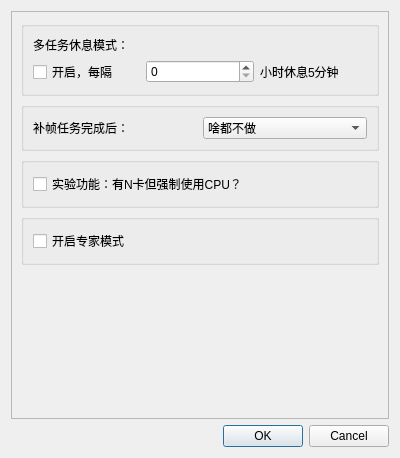
<?xml version="1.0" encoding="UTF-8"?>
<ui version="4.0">
 <class>Dialog</class>
 <widget class="QDialog" name="Dialog">
  <property name="geometry">
   <rect>
    <x>0</x>
    <y>0</y>
    <width>400</width>
    <height>458</height>
   </rect>
  </property>
  <property name="maximumSize">
   <size>
    <width>600</width>
    <height>23333</height>
   </size>
  </property>
  <property name="windowTitle">
   <string>Dialog</string>
  </property>
  <layout class="QGridLayout" name="gridLayout">
   <item row="0" column="0">
    <widget class="QScrollArea" name="scrollArea">
     <property name="sizePolicy">
      <sizepolicy hsizetype="Expanding" vsizetype="Preferred">
       <horstretch>0</horstretch>
       <verstretch>0</verstretch>
      </sizepolicy>
     </property>
     <property name="widgetResizable">
      <bool>true</bool>
     </property>
     <widget class="QWidget" name="scrollAreaWidgetContents">
      <property name="geometry">
       <rect>
        <x>0</x>
        <y>0</y>
        <width>380</width>
        <height>409</height>
       </rect>
      </property>
      <layout class="QVBoxLayout" name="verticalLayout_3">
       <item>
        <widget class="QGroupBox" name="groupBox">
         <property name="title">
          <string/>
         </property>
         <layout class="QGridLayout" name="gridLayout_2">
          <item row="0" column="0">
           <layout class="QVBoxLayout" name="verticalLayout">
            <item>
             <widget class="QLabel" name="label_2">
              <property name="text">
               <string>多任务休息模式：</string>
              </property>
             </widget>
            </item>
            <item>
             <layout class="QHBoxLayout" name="horizontalLayout_2">
              <item>
               <widget class="QCheckBox" name="MultiTaskRestChecker">
                <property name="text">
                 <string>开启，每隔</string>
                </property>
               </widget>
              </item>
              <item>
               <widget class="MySpinBox" name="MultiTaskRestInterval"/>
              </item>
              <item>
               <widget class="QLabel" name="label_3">
                <property name="text">
                 <string>小时休息5分钟</string>
                </property>
               </widget>
              </item>
             </layout>
            </item>
           </layout>
          </item>
         </layout>
        </widget>
       </item>
       <item>
        <widget class="QGroupBox" name="groupBox_4">
         <property name="title">
          <string/>
         </property>
         <layout class="QGridLayout" name="gridLayout_5">
          <item row="0" column="1">
           <widget class="QComboBox" name="AfterMission">
            <item>
             <property name="text">
              <string>啥都不做</string>
             </property>
            </item>
            <item>
             <property name="text">
              <string>关机</string>
             </property>
            </item>
            <item>
             <property name="text">
              <string>休眠</string>
             </property>
            </item>
           </widget>
          </item>
          <item row="0" column="0">
           <widget class="QLabel" name="label">
            <property name="text">
             <string>补帧任务完成后：</string>
            </property>
           </widget>
          </item>
         </layout>
        </widget>
       </item>
       <item>
        <widget class="QGroupBox" name="groupBox_2">
         <property name="title">
          <string/>
         </property>
         <layout class="QGridLayout" name="gridLayout_3">
          <item row="0" column="0">
           <layout class="QVBoxLayout" name="verticalLayout_2">
            <item>
             <layout class="QHBoxLayout" name="horizontalLayout_3">
              <item>
               <widget class="QCheckBox" name="ForceCpuChecker">
                <property name="text">
                 <string>实验功能：有N卡但强制使用CPU？</string>
                </property>
               </widget>
              </item>
             </layout>
            </item>
           </layout>
          </item>
         </layout>
        </widget>
       </item>
       <item>
        <widget class="QGroupBox" name="groupBox_3">
         <property name="title">
          <string/>
         </property>
         <layout class="QGridLayout" name="gridLayout_4">
          <item row="0" column="0">
           <layout class="QHBoxLayout" name="horizontalLayout_4">
            <item>
             <widget class="QCheckBox" name="ExpertModeChecker">
              <property name="text">
               <string>开启专家模式</string>
              </property>
              <property name="checked">
               <bool>false</bool>
              </property>
             </widget>
            </item>
           </layout>
          </item>
         </layout>
        </widget>
       </item>
       <item>
        <spacer name="verticalSpacer">
         <property name="orientation">
          <enum>Qt::Vertical</enum>
         </property>
         <property name="sizeHint" stdset="0">
          <size>
           <width>20</width>
           <height>40</height>
          </size>
         </property>
        </spacer>
       </item>
      </layout>
     </widget>
    </widget>
   </item>
   <item row="1" column="0">
    <widget class="QDialogButtonBox" name="buttonBox">
     <property name="orientation">
      <enum>Qt::Horizontal</enum>
     </property>
     <property name="standardButtons">
      <set>QDialogButtonBox::Cancel|QDialogButtonBox::Ok</set>
     </property>
    </widget>
   </item>
  </layout>
 </widget>
 <customwidgets>
  <customwidget>
   <class>MySpinBox</class>
   <extends>QSpinBox</extends>
   <header location="global">Utils.RIFE_GUI_Custom</header>
  </customwidget>
 </customwidgets>
 <resources/>
 <connections>
  <connection>
   <sender>buttonBox</sender>
   <signal>accepted()</signal>
   <receiver>Dialog</receiver>
   <slot>accept()</slot>
   <hints>
    <hint type="sourcelabel">
     <x>248</x>
     <y>254</y>
    </hint>
    <hint type="destinationlabel">
     <x>157</x>
     <y>274</y>
    </hint>
   </hints>
  </connection>
  <connection>
   <sender>buttonBox</sender>
   <signal>rejected()</signal>
   <receiver>Dialog</receiver>
   <slot>reject()</slot>
   <hints>
    <hint type="sourcelabel">
     <x>316</x>
     <y>260</y>
    </hint>
    <hint type="destinationlabel">
     <x>286</x>
     <y>274</y>
    </hint>
   </hints>
  </connection>
 </connections>
</ui>
